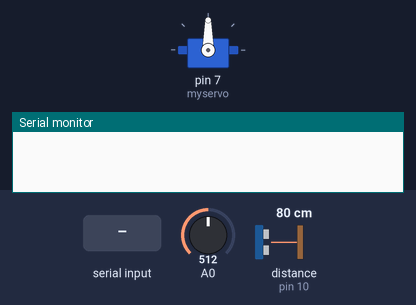
Recording of a sketch running on a simulated Arduino Uno, built with avr-gcc and run on an emulated ATmega328P. Shown: servo, the last lines printed to the serial monitor. Wiring (inferred from the names in the program): ultrasonic range finder: trigger pin 9; echo pin 10. Inputs (shaded band) come from the test bench; at power-on: A0 = 512, distance to the obstacle (sensor on pin 10) 80 cm. The echo pulse lasts 58.3 µs per cm.

Above: at 5.2 s.
5.3 s: "1" received over Serial
At 6.5 s:
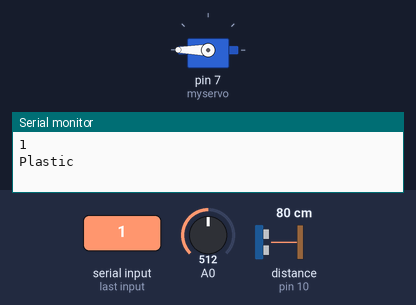
Timing chart, 0 to 8.8 s (numbered marks = the images above; inputs shaded):
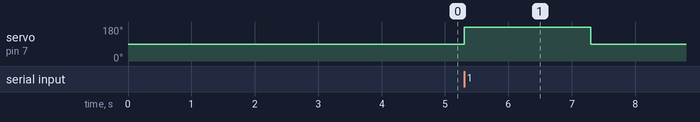

The sketch:

motorLogic2.ino
```cpp
#include <Servo.h>
#include<stdio.h>
#include<stdlib.h>
Servo myservo;  // create servo object to control a servo
// twelve servo objects can be created on most boards
char result = '1';
int pos = 0;    // variable to store the servo position
int active = 3;
int side = -1;
const int trigPin = 9;
const int echoPin = 10;
int origDistance = 0;
int duration = 0;
int distance = 0;
int lightlevel_ori = 40;
int lightlevel = 0;
unsigned long myTime;
int darkObject = 0;
int ready = 0;
char test;
void setup() {
  myservo.attach(7);  // attaches the servo on pin 9 to the servo object
  Serial.begin(9600);
  myservo.write(90);
  delay(4000);
  pinMode(trigPin, OUTPUT); // Sets the trigPin as an Output
  pinMode(echoPin, INPUT); // Sets the echoPin as an Input
  //delay(2000);
  origDistance = calibrate();
  pinMode(A0, INPUT);
  lightlevel_ori = analogRead(A0);
  //pinMode(2,INPUT);
}

void loop() {

/* lightlevel = analogRead(A0);
 //Serial.println(lightlevel-lightlevel_ori);
 if ((lightlevel - lightlevel_ori)>50)
 {
    if (darkObject == 0)
    {
      myTime = millis();
      darkObject = 1;
    }
    else
    {
      if ((millis() - myTime) > 4000)
      {
          ready = 1;
      }
    }

 }
 else
 {
    darkObject = 0;
    ready = 0;
 }*/
 if (Serial.available() > 0) {
    //while (Serial.available() > 1) { // Clear buffer
    //    Serial.read();
    //}
    test = Serial.read();
    Serial.println(test);

    if (test == '1') {
        lightlevel = analogRead(A0);
        if (lightlevel < lightlevel_ori*5){
          Serial.println("Plastic");
        }
        else{
          Serial.println("Could be paper wrap or can");
        }
        side = 1;
        myservo.write(180);
        delay(2000);
        myservo.write(90);
        delay(4000);
        darkObject = 0;
        ready = 0;
    }
    else if (test == '0') {
        side = 0;
        myservo.write(0);
        delay(2000);
        myservo.write(90);
        delay(4000);
        darkObject = 0;
        ready = 0;
    }
  }
 /* else if (ready)
  {
        myservo.write(0);
        delay(2000);
        myservo.write(90);
        delay(4000);
        darkObject = 0;
        ready = 0;
  }*/
}

int calibrate()
{
  digitalWrite(trigPin, LOW);
  delayMicroseconds(2);
  // Sets the trigPin on HIGH state for 10 micro seconds
  digitalWrite(trigPin, HIGH);
  delayMicroseconds(10);
  digitalWrite(trigPin, LOW);
  // Reads the echoPin, returns the sound wave travel time in microseconds
  duration = pulseIn(echoPin, HIGH);
  // Calculating the distance
  distance = duration * 0.034 / 2;
  origDistance = distance;
  return origDistance;
}

int sense()
{
  digitalWrite(trigPin, LOW);
  delayMicroseconds(2);
  // Sets the trigPin on HIGH state for 10 micro seconds
  digitalWrite(trigPin, HIGH);
  delayMicroseconds(10);
  digitalWrite(trigPin, LOW);
  // Reads the echoPin, returns the sound wave travel time in microseconds
  duration = pulseIn(echoPin, HIGH);
  // Calculating the distance
  distance = duration * 0.034 / 2;
  return distance;
}

//if (active >= 2)
//  {
//    if (side == 0){
//      myservo.write(0);
//      delay(2000);
//      myservo.write(90);
//      delay(4000);
//    }
//    else
//    {
//      myservo.write(180);
//      delay(2000);
//      myservo.write(90);
//      delay(4000);
//    }
```

Measured:
- after the input at 5.3 s, servo on pin 7 (myservo): 90° → 180° at once, → 90° 2.0 s later
